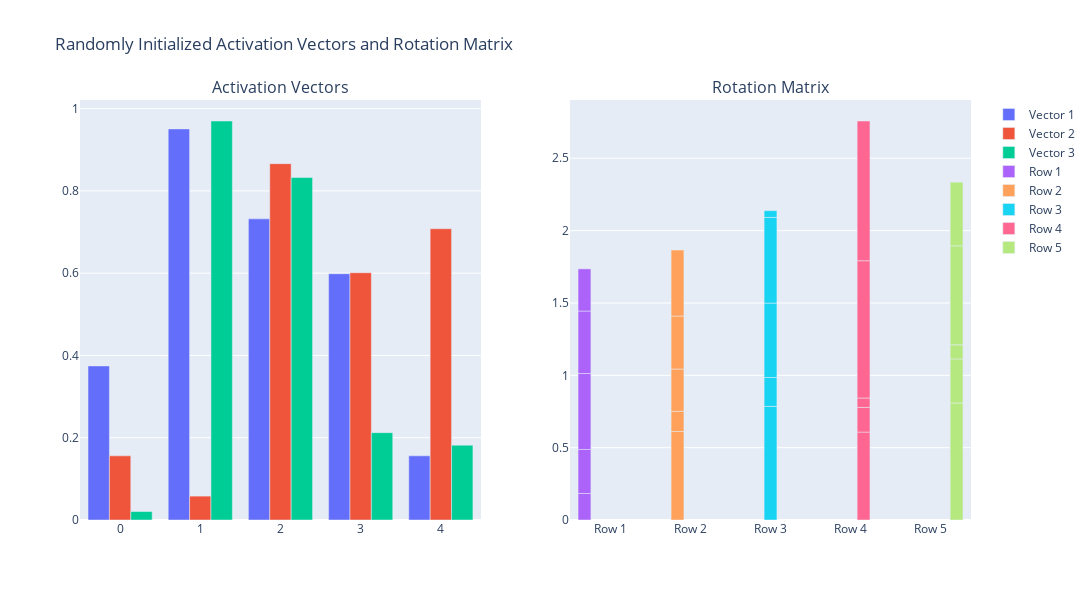

The notebook cell this image was saved under:
### Code cell
import plotly.graph_objs as go
from plotly.subplots import make_subplots
import numpy as np

# Initialize random data for the activation vectors and rotation matrix
np.random.seed(42)  # For reproducibility
activation_vectors = np.random.rand(3, 5)  # 3 activation vectors, 5 elements each
rotation_matrix = np.random.rand(5, 5)  # 5x5 rotation matrix

# Create subplots
fig = make_subplots(rows=1, cols=2, subplot_titles=("Activation Vectors", "Rotation Matrix"))

# Add activation vectors to the subplot
for i, vector in enumerate(activation_vectors):
    fig.add_trace(go.Bar(x=list(range(len(vector))), y=vector, name=f"Vector {i+1}"), row=1, col=1)

# Add rotation matrix to the subplot
for i in range(rotation_matrix.shape[0]):
    fig.add_trace(go.Bar(x=[f"Row {i+1}"]*rotation_matrix.shape[1], y=rotation_matrix[i], name=f"Row {i+1}"), row=1, col=2)

# Update layout for a cleaner look
fig.update_layout(height=600, width=1200, title_text="Randomly Initialized Activation Vectors and Rotation Matrix")

# Show figure
fig.show()

### Figure 1 — Plotly figure (JSON) as saved in the notebook; plotly's stock layout.template omitted (floating-point values rounded to 4 significant figures)
{"data": [{"name": "Vector 1", "type": "bar", "x": [0, 1, 2, 3, 4], "xaxis": "x", "y": [0.3745, 0.9507, 0.732, 0.5987, 0.156], "yaxis": "y"}, {"name": "Vector 2", "type": "bar", "x": [0, 1, 2, 3, 4], "xaxis": "x", "y": [0.156, 0.05808, 0.8662, 0.6011, 0.7081], "yaxis": "y"}, {"name": "Vector 3", "type": "bar", "x": [0, 1, 2, 3, 4], "xaxis": "x", "y": [0.02058, 0.9699, 0.8324, 0.2123, 0.1818], "yaxis": "y"}, {"name": "Row 1", "type": "bar", "x": ["Row 1", "Row 1", "Row 1", "Row 1", "Row 1"], "xaxis": "x2", "y": [0.1834, 0.3042, 0.5248, 0.4319, 0.2912], "yaxis": "y2"}, {"name": "Row 2", "type": "bar", "x": ["Row 2", "Row 2", "Row 2", "Row 2", "Row 2"], "xaxis": "x2", "y": [0.6119, 0.1395, 0.2921, 0.3664, 0.4561], "yaxis": "y2"}, {"name": "Row 3", "type": "bar", "x": ["Row 3", "Row 3", "Row 3", "Row 3", "Row 3"], "xaxis": "x2", "y": [0.7852, 0.1997, 0.5142, 0.5924, 0.04645], "yaxis": "y2"}, {"name": "Row 4", "type": "bar", "x": ["Row 4", "Row 4", "Row 4", "Row 4", "Row 4"], "xaxis": "x2", "y": [0.6075, 0.1705, 0.06505, 0.9489, 0.9656], "yaxis": "y2"}, {"name": "Row 5", "type": "bar", "x": ["Row 5", "Row 5", "Row 5", "Row 5", "Row 5"], "xaxis": "x2", "y": [0.8084, 0.3046, 0.09767, 0.6842, 0.4402], "yaxis": "y2"}], "layout": {"annotations": [{"font": {"size": 16}, "showarrow": false, "text": "Activation Vectors", "x": 0.225, "xanchor": "center", "xref": "paper", "y": 1, "yanchor": "bottom", "yref": "paper"}, {"font": {"size": 16}, "showarrow": false, "text": "Rotation Matrix", "x": 0.775, "xanchor": "center", "xref": "paper", "y": 1, "yanchor": "bottom", "yref": "paper"}], "height": 600, "title": {"text": "Randomly Initialized Activation Vectors and Rotation Matrix"}, "width": 1200, "xaxis": {"anchor": "y", "autorange": true, "domain": [0, 0.45], "range": [-0.5, 4.5], "type": "linear"}, "xaxis2": {"anchor": "y2", "autorange": true, "domain": [0.55, 1], "range": [-0.5, 4.5], "type": "category"}, "yaxis": {"anchor": "x", "autorange": true, "domain": [0, 1], "range": [0, 1.021], "type": "linear"}, "yaxis2": {"anchor": "x2", "autorange": true, "domain": [0, 1], "range": [0, 2.903], "type": "linear"}}}
